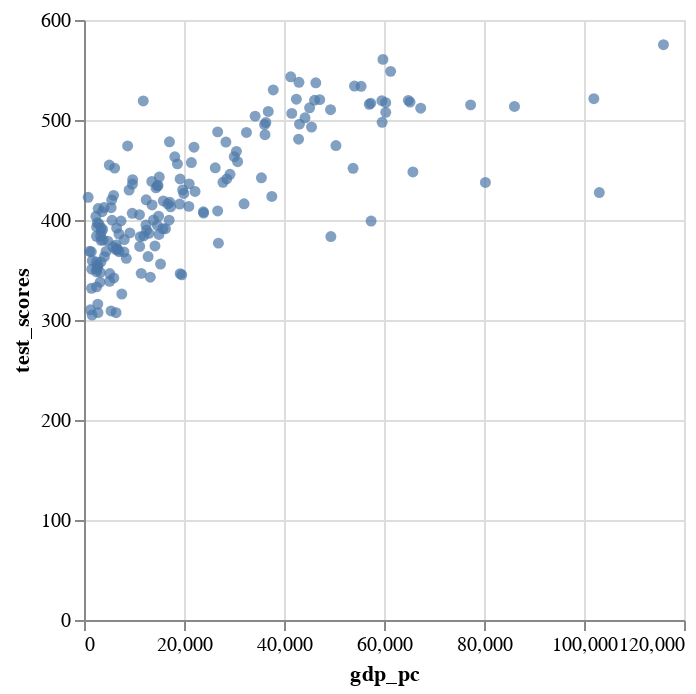

This figure's notebook cell:
### Markdown cell above
# **Second Chart: Scatter Plot relating GDP per capita in 2020 with test_scores

GDP per capita data is expressed in international-$ at 2021 prices.

The Harmonized Learning Outcomes (HLO) database: used by organizations like the World Bank, compiles scores from tests such as TIMSS, PISA, and others to create a single, comparable score for learning outcomes.

### Code cell
df_3 = avg_outcome[avg_outcome["year"] == 2020]
df_3 = df_3[df_3["gdp_pc"] <= 120000]

chart_2 = alt.Chart(df_3).mark_circle().encode(
    x = alt.X("gdp_pc", scale = alt.Scale(domain = [0, 120000])),
    y = alt.Y("test_scores"))

### Figure 1 — Vega-Lite specification as saved in the notebook (floating-point values rounded to 4 significant figures; data arrays with more than 128 entries replaced by an {"elided": "..."} marker saying what was removed)
{"config": {"view": {"continuousWidth": 300, "continuousHeight": 300}}, "data": {"name": "data-d717cd58e8dc870a6526df147c91aed2"}, "mark": {"type": "circle"}, "encoding": {"x": {"field": "gdp_pc", "scale": {"domain": [0, 120000]}, "type": "quantitative"}, "y": {"field": "test_scores", "type": "quantitative"}}, "$schema": "https://vega.github.io/schema/vega-lite/v5.20.1.json", "datasets": {"data-d717cd58e8dc870a6526df147c91aed2": {"elided": "211 records"}}}
